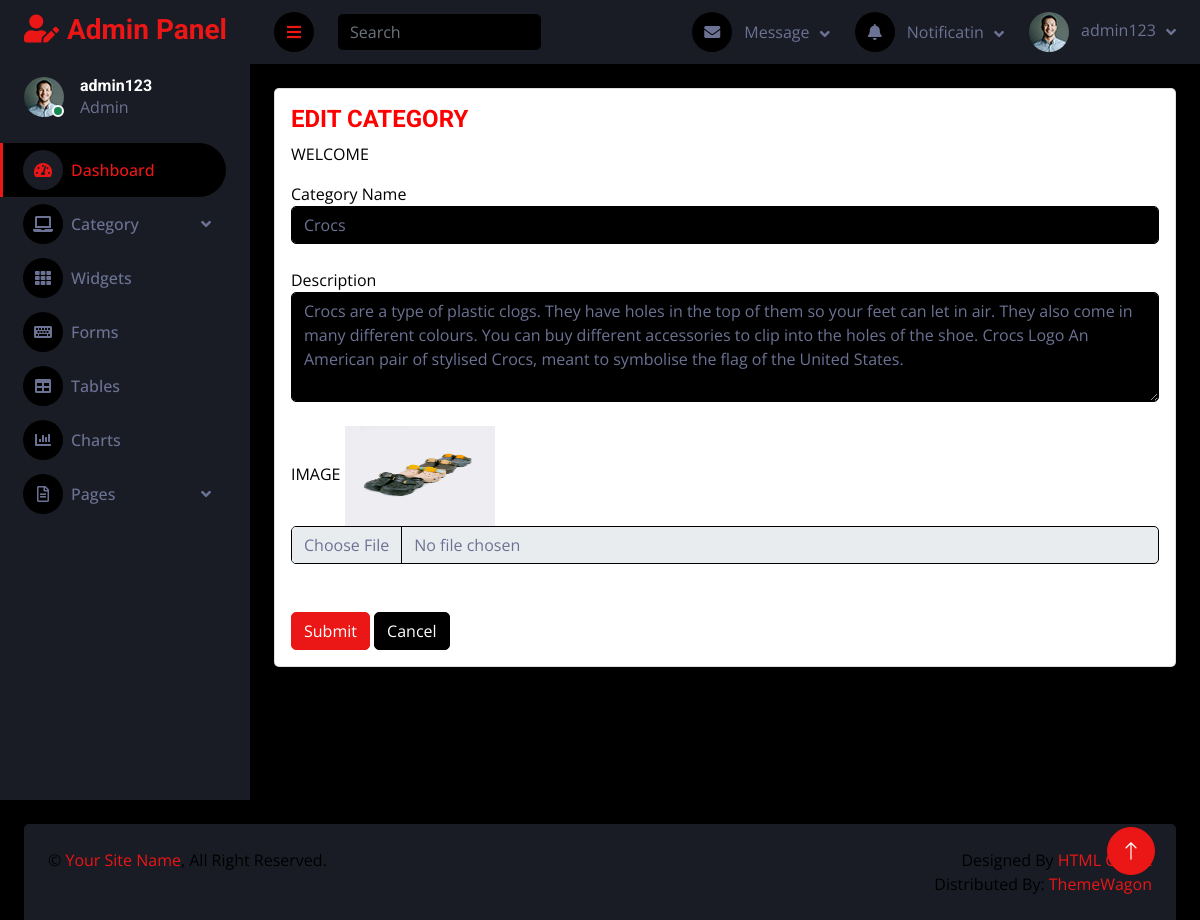
The page /Backend/edit_category/9/ (signed in) on the database its author committed.
### Backend/models.py (models this page shows)
class category2db(models.Model):
    cname=models.CharField(max_length=100,null=True,blank=True)
    cdescription=models.CharField(max_length=500,null=True,blank=True)
    cimage=models.ImageField(upload_to="category_images",null=True,blank=True)

### Backend/views.py (the view)
# urls.py: path('edit_category/<int:c_id>/', views.edit_category, name="edit_category"),
def edit_category(request,c_id):
    cat = category2db.objects.filter(id=c_id)
    return render(request, "edit_category.html", {'cat': cat})

### Backend/Templates/edit_category.html (shortened to what this page needs)
<!DOCTYPE html>
{% extends 'index_page.html' %}
{% block content %}
<html lang="en">
<head>
</head>
<body>
<div class="col-12 grid-margin stretch-card">
                <div class="card" style="">
                    <font color="black">
                  <div class="card-body">
                    <h4 class="card-title" style="color:red">EDIT CATEGORY</h4>
                    <p class="card-description">WELCOME</p>
                      {% for i in cat %}
                    <form class="forms-sample" method="post" action="{% url 'update_category' c_id=i.id %}" enctype="multipart/form-data">
                      <div class="form-group">
                        <label for="exampleInputName1">Category Name</label>
                        <input value="{{i.cname}}" type="text" class="form-control" id="exampleInputName1" placeholder="" name="cname">
                      </div><br>
                         <div class="form-group">
                        <label for="exampleTextarea1">Description</label>
                        <textarea class="form-control" id="exampleTextarea1" rows="4" name="cdescription">{{i.cdescription}}</textarea>
                      </div><br>
                      <div class="form-group">
                        <label for="exampleInputCity1">IMAGE</label>
                          <img width="150px" height="100px" src="{{i.cimage.url}}">
                        <input type="file" class="form-control" id="exampleInputCity1" placeholder="Location" name="cimage">
                      </div><br><br>
                      <button type="submit" class="btn btn-primary mr-2">Submit</button>
                      <button class="btn btn-dark">Cancel</button>
                    </form>
                      {% endfor %}
                  </div>
                </div>
              </div>
</body>
</html>
{% endblock %}

### Backend/static/In/css/style.css (style rules this page uses)
:root { --primary: #EB1616; --secondary: #191C24; --light: #6C7293; --dark: #000000; }
.btn { transition: .5s; }

### rows shown on the page
category2db: cname "Crocs", cdescription "Crocs are a type of plastic clogs. They have holes in the top of them so your feet can let in air. They also come in many different colours. You can buy different accessories to clip into the holes of the shoe. Crocs Logo An American pair of stylised Crocs, meant to symbolise the flag of the United States.", cimage (picture)

### other values the page prints
{{ request.session.username }} "admin123"
